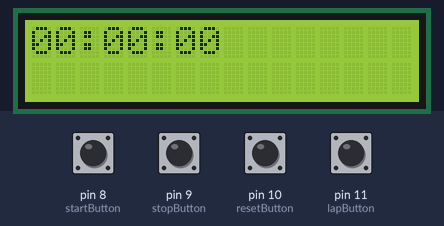
Recording of a sketch running on a simulated Arduino Uno, built with avr-gcc and run on an emulated ATmega328P. Shown: 16×2 character LCD. The inputs (shaded band) are chosen by the test bench; at power-on: pin 8 (startButton), pin 9 (stopButton), pin 10 (resetButton), pin 11 (lapButton) HIGH.

Above: at 3.3 s.
3.4 s: pin 11 (lapButton) pulled LOW for 0.15 s
At 4.1 s:
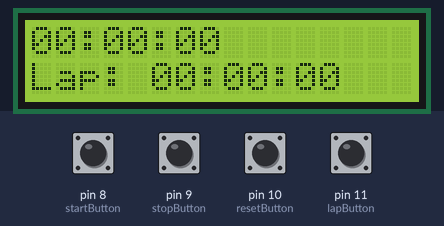
5.1 s: pin 8 (startButton) pulled LOW for 0.15 s
At 5.53 s:
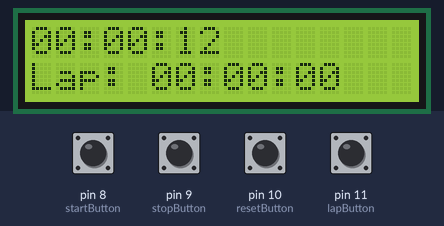
6.9 s: pin 9 (stopButton) pulled LOW for 0.15 s
At 8.3 s:
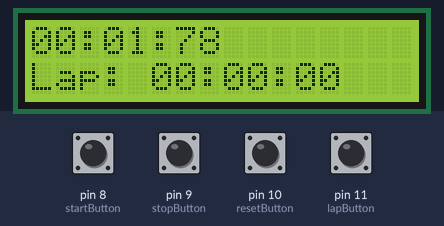
8.6 s: pin 8 (startButton) pulled LOW for 1 s
At 9.09 s:
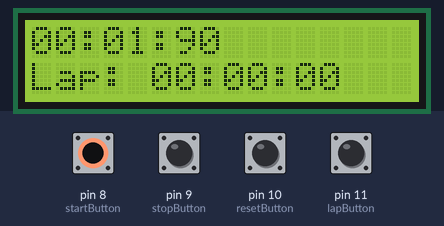
11.1 s: pin 9 (stopButton) pulled LOW for 1 s
At 12.8 s:
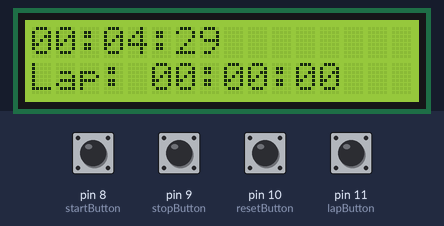
13.6 s: pin 11 (lapButton) pulled LOW for 1 s
At 14.4 s:
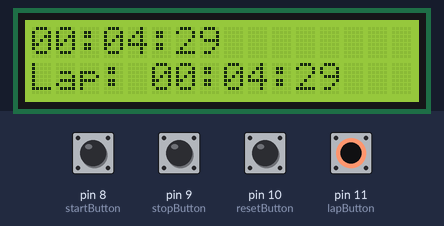
Timing chart, 0 to 16.6 s (numbered marks = the images above; inputs shaded):
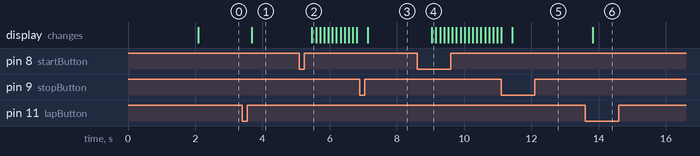

The sketch:

stop_watch_withI2C.ino
```cpp
#include <Wire.h>
#include <LiquidCrystal_I2C.h>

// Initialize the I2C LCD (Default address: 0x27 or 0x3F)
LiquidCrystal_I2C lcd(0x27, 16, 2);

// Button Pins
const int startButton = 8;
const int stopButton = 9;
const int resetButton = 10;
const int lapButton = 11;

// Timer Variables
unsigned long startTime = 0;
unsigned long elapsedTime = 0;
bool running = false;
unsigned long lapTime = 0;
bool lapPressed = false;

// Previous button states (for debouncing)
bool prevStartState = HIGH;
bool prevStopState = HIGH;
bool prevResetState = HIGH;
bool prevLapState = HIGH;

void setup() {
    pinMode(startButton, INPUT_PULLUP);
    pinMode(stopButton, INPUT_PULLUP);
    pinMode(resetButton, INPUT_PULLUP);
    pinMode(lapButton, INPUT_PULLUP);

    lcd.init();       // Initialize LCD
    lcd.backlight();  // Turn on the backlight

    // Show initial message
    lcd.setCursor(3, 0);
    lcd.print("Stopwatch");
    delay(2000);
    lcd.clear();
    displayTime(0, 0, false);
}

void loop() {
    // Read button states
    bool startState = digitalRead(startButton);
    bool stopState = digitalRead(stopButton);
    bool resetState = digitalRead(resetButton);
    bool lapState = digitalRead(lapButton);

    // Start Button Pressed
    if (startState == LOW && prevStartState == HIGH) {
        delay(200); // Debounce
        if (!running) {
            startTime = millis() - elapsedTime;
            running = true;
        }
    }

    // Stop Button Pressed
    if (stopState == LOW && prevStopState == HIGH) {
        delay(200); // Debounce
        if (running) {
            elapsedTime = millis() - startTime;
            running = false;
        }
    }

    // Reset Button Pressed
    if (resetState == LOW && prevResetState == HIGH) {
        delay(200); // Debounce
        startTime = millis();
        elapsedTime = 0;
        lapTime = 0;
        lapPressed = false;
        running = false;
        displayTime(0, 0, false);
    }

    // Lap Button Pressed
    if (lapState == LOW && prevLapState == HIGH) {
        delay(200); // Debounce
        lapTime = elapsedTime;
        lapPressed = true;
    }

    // Update previous button states
    prevStartState = startState;
    prevStopState = stopState;
    prevResetState = resetState;
    prevLapState = lapState;

    // Update elapsed time if running
    if (running) {
        elapsedTime = millis() - startTime;
    }

    // Continuously update display
    displayTime(elapsedTime, lapTime, lapPressed);

    delay(100); // Slight delay for stable updates
}

// Function to display Stopwatch Time
void displayTime(unsigned long time, unsigned long lap, bool showLap) {
    lcd.setCursor(0, 0);
    formatTime(time);

    lcd.setCursor(0, 1);
    if (showLap) {
        lcd.print("Lap: ");
        formatTime(lap);
    } else {
        lcd.print("                "); // Clear only the lap row
    }
}

// Function to format and print time as MM:SS:MS
void formatTime(unsigned long time) {
    int minutes = (time / 60000) % 60;
    int seconds = (time / 1000) % 60;
    int milliseconds = (time / 10) % 100;

    if (minutes < 10) lcd.print("0");
    lcd.print(minutes);
    lcd.print(":");

    if (seconds < 10) lcd.print("0");
    lcd.print(seconds);
    lcd.print(":");

    if (milliseconds < 10) lcd.print("0");
    lcd.print(milliseconds);
}
```

Measured:
- after the input at 3.4 s, the display: changes after 0.29 s (image 1)
- after the input at 5.1 s, the display: changes after 0.37 s (image 2)
- after the input at 8.6 s, the display: changes after 0.44 s (image 4)
- after the input at 13.6 s, the display: changes after 0.23 s (image 6)
